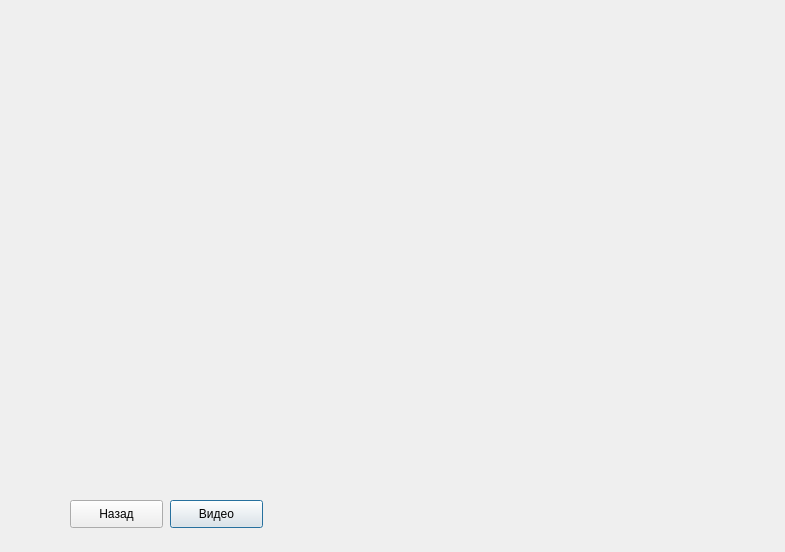
<?xml version="1.0" encoding="UTF-8"?>
<ui version="4.0">
 <class>info2</class>
 <widget class="QDialog" name="info2">
  <property name="geometry">
   <rect>
    <x>0</x>
    <y>0</y>
    <width>785</width>
    <height>552</height>
   </rect>
  </property>
  <property name="windowTitle">
   <string>Описание метода</string>
  </property>
  <widget class="QPushButton" name="pushButton">
   <property name="geometry">
    <rect>
     <x>170</x>
     <y>500</y>
     <width>93</width>
     <height>28</height>
    </rect>
   </property>
   <property name="text">
    <string>Видео</string>
   </property>
  </widget>
  <widget class="QPushButton" name="pushButton_2">
   <property name="geometry">
    <rect>
     <x>70</x>
     <y>500</y>
     <width>93</width>
     <height>28</height>
    </rect>
   </property>
   <property name="text">
    <string>Назад</string>
   </property>
  </widget>
  <widget class="QStackedWidget" name="stackedWidget">
   <property name="geometry">
    <rect>
     <x>90</x>
     <y>30</y>
     <width>651</width>
     <height>401</height>
    </rect>
   </property>
   <property name="currentIndex">
    <number>0</number>
   </property>
   <widget class="QWidget" name="page">
    <widget class="QLabel" name="pix">
     <property name="geometry">
      <rect>
       <x>90</x>
       <y>30</y>
       <width>461</width>
       <height>351</height>
      </rect>
     </property>
     <property name="text">
      <string/>
     </property>
    </widget>
   </widget>
   <widget class="QWidget" name="page_2">
    <widget class="QLabel" name="label">
     <property name="geometry">
      <rect>
       <x>40</x>
       <y>30</y>
       <width>581</width>
       <height>321</height>
      </rect>
     </property>
     <property name="text">
      <string/>
     </property>
    </widget>
   </widget>
  </widget>
 </widget>
 <resources/>
 <connections/>
</ui>
